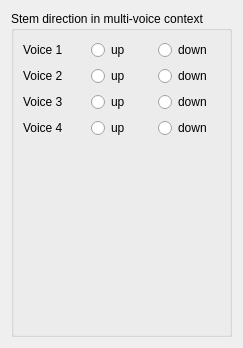
     <widget class="QWidget" name="Seite17">
      <layout class="QVBoxLayout" name="verticalLayout1">
       <property name="spacing">
        <number>0</number>
       </property>
       <item>
        <widget class="QGroupBox" name="groupBox">
         <property name="title">
          <string>Stem direction in multi-voice context</string>
         </property>
         <property name="flat">
          <bool>false</bool>
         </property>
         <layout class="QGridLayout" name="gridLayout_4">
          <item row="0" column="0">
           <widget class="QLabel" name="label_48">
            <property name="text">
             <string>Voice 1</string>
            </property>
           </widget>
          </item>
          <item row="0" column="1">
           <widget class="QRadioButton" name="voice1Up">
            <property name="text">
             <string>up</string>
            </property>
           </widget>
          </item>
          <item row="0" column="2">
           <widget class="QRadioButton" name="voice1Down">
            <property name="text">
             <string>down</string>
            </property>
           </widget>
          </item>
          <item row="1" column="0">
           <widget class="QLabel" name="label_49">
            <property name="text">
             <string>Voice 2</string>
            </property>
           </widget>
          </item>
          <item row="1" column="1">
           <widget class="QRadioButton" name="voice2Up">
            <property name="text">
             <string>up</string>
            </property>
           </widget>
          </item>
          <item row="1" column="2">
           <widget class="QRadioButton" name="voice2Down">
            <property name="text">
             <string>down</string>
            </property>
           </widget>
          </item>
          <item row="2" column="0">
           <widget class="QLabel" name="label_50">
            <property name="text">
             <string>Voice 3</string>
            </property>
           </widget>
          </item>
          <item row="2" column="1">
           <widget class="QRadioButton" name="voice3Up">
            <property name="text">
             <string>up</string>
            </property>
           </widget>
          </item>
          <item row="2" column="2">
           <widget class="QRadioButton" name="voice3Down">
            <property name="text">
             <string>down</string>
            </property>
           </widget>
          </item>
          <item row="3" column="0">
           <widget class="QLabel" name="label_51">
            <property name="text">
             <string>Voice 4</string>
            </property>
           </widget>
          </item>
          <item row="3" column="1">
           <widget class="QRadioButton" name="voice4Up">
            <property name="text">
             <string>up</string>
            </property>
           </widget>
          </item>
          <item row="3" column="2">
           <widget class="QRadioButton" name="voice4Down">
            <property name="text">
             <string>down</string>
            </property>
           </widget>
          </item>
          <item row="4" column="0">
           <spacer name="verticalSpacer_3">
            <property name="orientation">
             <enum>Qt::Vertical</enum>
            </property>
            <property name="sizeHint" stdset="0">
             <size>
              <width>20</width>
              <height>187</height>
             </size>
            </property>
           </spacer>
          </item>
         </layout>
        </widget>
       </item>
      </layout>
     </widget>
